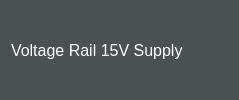
           <widget class="QWidget" name="voltageRail15VSupplyWidget" native="true">
            <property name="styleSheet">
             <string notr="true">background-color: rgb(46, 52, 54,160);</string>
            </property>
            <layout class="QHBoxLayout" name="horizontalLayout_13">
             <item>
              <widget class="QLabel" name="label_28">
               <property name="font">
                <font>
                 <pointsize>12</pointsize>
                </font>
               </property>
               <property name="styleSheet">
                <string notr="true">color: white;
background: transparent;</string>
               </property>
               <property name="text">
                <string>Voltage Rail 15V Supply</string>
               </property>
              </widget>
             </item>
             <item alignment="Qt::AlignHCenter">
              <widget class="QLabel" name="voltageRail15VSupplyLeftLabel">
               <property name="font">
                <font>
                 <pointsize>12</pointsize>
                </font>
               </property>
               <property name="styleSheet">
                <string notr="true">color:white;
background: transparent;</string>
               </property>
               <property name="text">
                <string/>
               </property>
              </widget>
             </item>
             <item alignment="Qt::AlignHCenter">
              <widget class="QLabel" name="voltageRail15VSupplyAvgLabel">
               <property name="font">
                <font>
                 <pointsize>12</pointsize>
                </font>
               </property>
               <property name="styleSheet">
                <string notr="true">color:white;
background: transparent;</string>
               </property>
               <property name="text">
                <string/>
               </property>
              </widget>
             </item>
             <item alignment="Qt::AlignHCenter">
              <widget class="QLabel" name="voltageRail15VSupplyRightLabel">
               <property name="font">
                <font>
                 <pointsize>12</pointsize>
                </font>
               </property>
               <property name="styleSheet">
                <string notr="true">color:white;
background: transparent;</string>
               </property>
               <property name="text">
                <string/>
               </property>
              </widget>
             </item>
            </layout>
           </widget>
